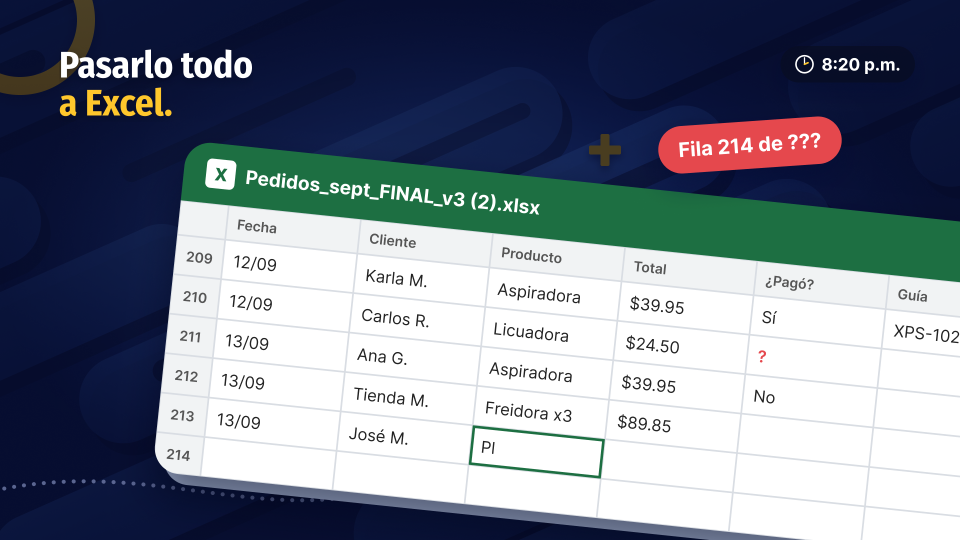
#> input picture assets/animatica_v2/03.png, 1920 x 1080 px, given as the content of the folder ../assets/animatica_v2/03.png, which was not available (shown at 1/2 size)
$ python sheet.py ../assets/animatica_v2/03.png ../assets/animatica_v2/04.png 5
#> lines starting #> are read from the running program, lines starting #| are printed output that depends on the picture; pictures that were not available may be replaced by others from this repository, and a replacement may not be noted
# Hoja de contactos de una carpeta de PNG: python3 tools/sheet.py <carpeta> <salida.png> [columnas]
import sys, glob
from PIL import Image, ImageDraw
d, out = sys.argv[1], sys.argv[2]
cols = int(sys.argv[3]) if len(sys.argv) > 3 else 3
fs = sorted(glob.glob(d + '/*.png'))
W, H = 640, 360
rows = (len(fs) + cols - 1) // cols
sheet = Image.new('RGB', (W * cols, H * rows), 'black')
#> sheet: PIL image 3200x360 RGB; every value is 0
dr = ImageDraw.Draw(sheet)
for i, f in enumerate(fs):
    im = Image.open(f).convert('RGB').resize((W, H))
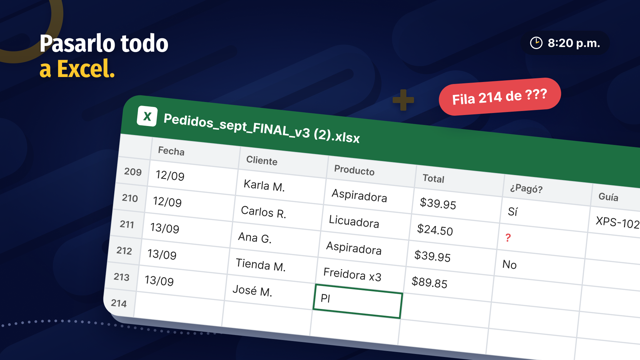
#> im: PIL image 640x360 RGB; mean R, G, B 116.8, 126, 139.1
    x, y = (i % cols) * W, (i // cols) * H
    sheet.paste(im, (x, y))
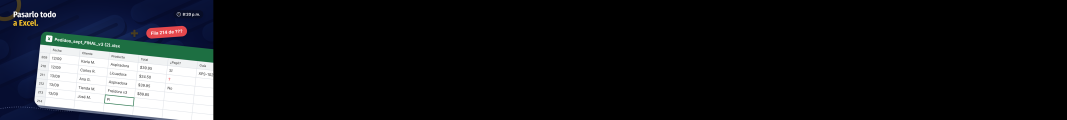
#> sheet: PIL image 3200x360 RGB (shown at 1/3 size); mean R, G, B 23.4, 25.2, 27.8
    dr.rectangle([x, y, x + 120, y + 22], fill='black')
    dr.text((x + 6, y + 5), f.split('/')[-1][1:-4], fill='yellow')
sheet.save(out)
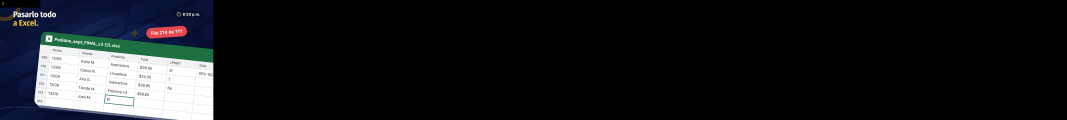
#> saved as 04.png: PIL image 3200x360 RGB (shown at 1/3 size); mean R, G, B 23.3, 25.2, 27.7

$ run again, on assets/animatica_v2/05.png
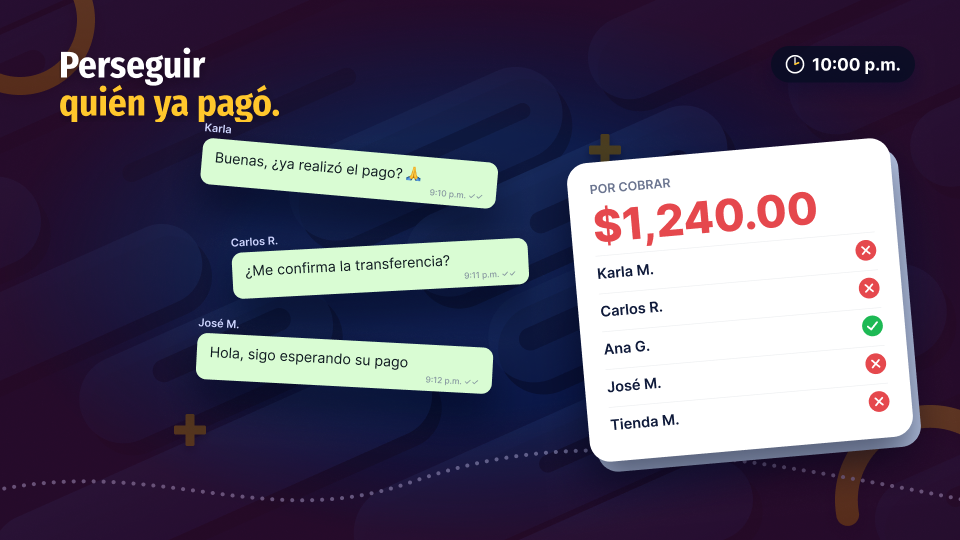
#> input picture assets/animatica_v2/05.png, 960 x 540 px, given as the content of the folder ../assets/animatica_v2/05.png, which was not available
#> `sheet.paste(im, (x, y))`:
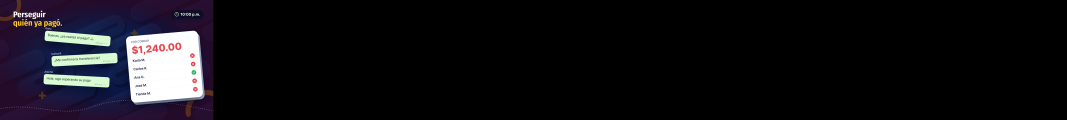
#> sheet: PIL image 3200x360 RGB (shown at 1/3 size); mean R, G, B 17.5, 16.2, 20.5
#> `sheet.save(out)`:
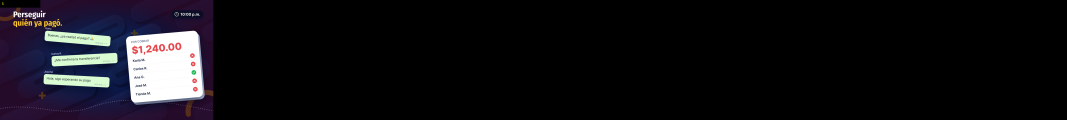
#> saved as 05.png: PIL image 3200x360 RGB (shown at 1/3 size); mean R, G, B 17.4, 16.2, 20.4
